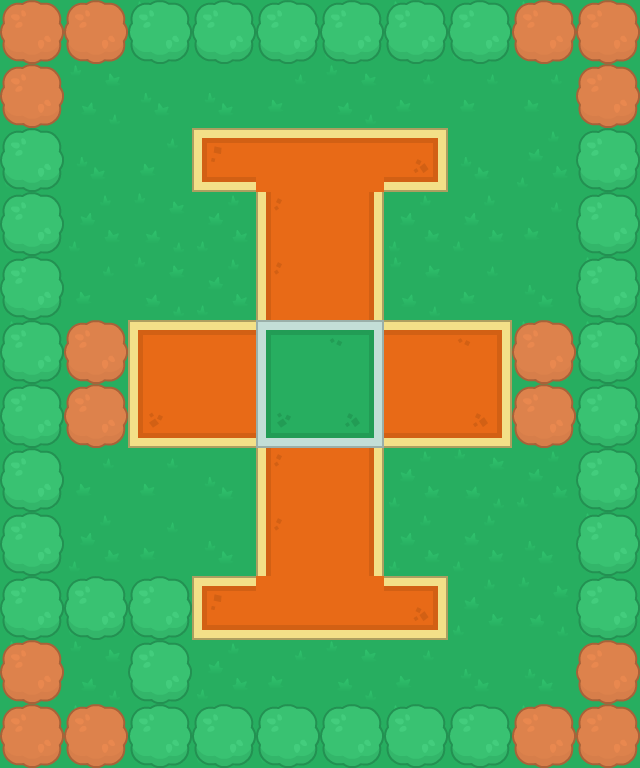

This is a level from a 2D game, rendered from its Tiled map with the project's own tilesets. A one-line summary and the complete map file follow:
An orthogonal 10x12 tile map with 64x64 px tiles, 2 tile layers (Ground, trees) and 11 objects (6x wall, 2x p_wall, wild_pokemon, trained_pokemon, standby_spot).

<map version="1.0" tiledversion="1.1.5" orientation="orthogonal" renderorder="right-down" width="10" height="12" tilewidth="64" tileheight="64" infinite="0" nextobjectid="15">
 <tileset firstgid="1" source="spritesheet_tiles.tsx" />
 <layer name="Ground" width="10" height="12">
  <data encoding="csv">
3,3,2,3,3,1,2,1,2,3,
3,2,4,4,3,2,3,3,3,4,
1,4,3,343,371,371,345,4,1,4,
1,1,2,1,397,399,1,1,3,4,
4,3,2,1,397,399,2,3,4,2,
2,1,370,371,373,375,371,372,2,2,
1,4,424,425,427,429,425,426,4,4,
2,3,3,4,397,399,1,2,1,4,
4,1,3,4,397,399,1,1,4,2,
3,1,1,343,425,425,345,1,2,1,
2,2,4,1,3,2,3,4,4,3,
3,2,3,1,1,3,2,4,2,3
</data>
 </layer>
 <layer name="trees" width="10" height="12">
  <data encoding="csv">
186,186,183,183,183,183,183,183,186,186,
186,0,0,0,0,0,0,0,0,186,
183,0,0,0,0,0,0,0,0,183,
183,0,0,0,0,0,0,0,0,183,
183,0,0,0,0,0,0,0,0,183,
183,186,0,0,0,0,0,0,186,183,
183,186,0,0,0,0,0,0,186,183,
183,0,0,0,0,0,0,0,0,183,
183,0,0,0,0,0,0,0,0,183,
183,183,183,0,0,0,0,0,0,183,
186,0,183,0,0,0,0,0,0,186,
186,186,183,183,183,183,183,183,186,186
</data>
 </layer>
 <objectgroup name="Obstacles">
  <object id="1" name="wall" x="0" y="64" width="64" height="704" />
  <object id="4" name="wall" x="576" y="0" width="64" height="768" />
  <object id="5" name="wall" x="0" y="0" width="576" height="64" />
  <object id="6" name="wall" x="64" y="704" width="512" height="64" />
  <object id="7" name="wild_pokemon" x="304" y="144" width="32" height="32" />
  <object id="8" name="wall" x="512" y="320" width="64" height="128" />
  <object id="9" name="wall" x="64" y="320" width="64" height="128" />
  <object id="10" name="trained_pokemon" x="304" y="592" width="32" height="32" />
  <object id="11" name="p_wall" x="160" y="608" width="32" height="96" />
  <object id="12" name="p_wall" x="64" y="576" width="128" height="32" />
  <object id="14" name="standby_spot" x="112" y="640" width="16" height="16" />
 </objectgroup>
</map>
